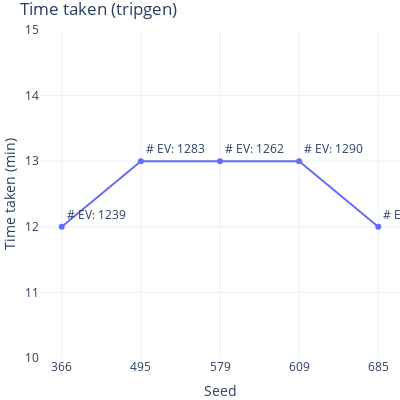

Here is the notebook cell this chart was saved with:
### Code cell
fig = go.Figure()
fig.add_trace(go.Scatter(x=comp_stats['param_value'], y=comp_stats['time_taken_tripgen'],
                         mode='lines+markers+text',
                         name='lines+markers', 
                         text=comp_stats['ev_count'],
                         textposition="top right"))
fig.update_xaxes(type='category', automargin=True)
fig.update_yaxes(range=(10, 15))
fig.update_layout(title="Time taken (tripgen)",
                  yaxis_title="Time taken (min)", 
                  xaxis_title="Seed", 
                  uniformtext_minsize=8, 
                  uniformtext_mode='hide', 
                  width=400, 
                  height=400, 
                  margin=dict(l=20, r=0, t=30, b=20),
                 template='plotly_white')
fig.show()

### Figure 1 — Plotly figure (JSON) as saved in the notebook; plotly's stock layout.template omitted (floating-point values rounded to 4 significant figures)
{"data": [{"mode": "lines+markers+text", "name": "lines+markers", "text": ["# EV: 1239", "# EV: 1283", "# EV: 1262", "# EV: 1290", "# EV: 1219"], "textposition": "top right", "type": "scatter", "x": ["366", "495", "579", "609", "685"], "y": [12, 13, 13, 13, 12]}], "layout": {"height": 400, "margin": {"b": 20, "l": 20, "r": 0, "t": 30}, "title": {"text": "Time taken (tripgen)"}, "uniformtext": {"minsize": 8, "mode": "hide"}, "width": 400, "xaxis": {"automargin": true, "autorange": true, "range": [-0.2755, 4.275], "title": {"text": "Seed"}, "type": "category"}, "yaxis": {"range": [10, 15], "title": {"text": "Time taken (min)"}, "type": "linear"}}}
